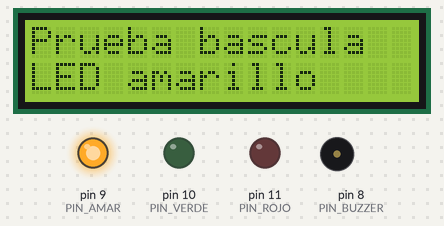
The sketch below on a simulated Arduino Uno, built with avr-gcc and run on an emulated ATmega328P. Parts: 16×2 character LCD, output pins drawn as LEDs (lit = HIGH), buzzer (waves = sounding, pin HIGH).

Above: at 0.2 s.
At 0.9 s:
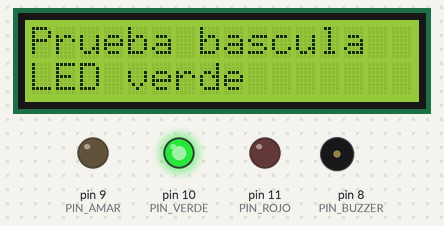
At 1.6 s:
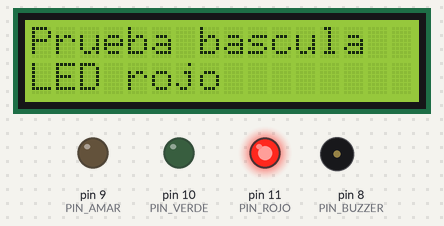
At 2.5 s:
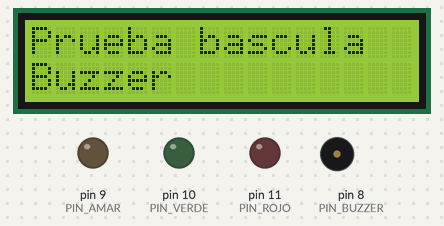
Timing chart, 0 to 40.0 s (numbered marks = the images above):
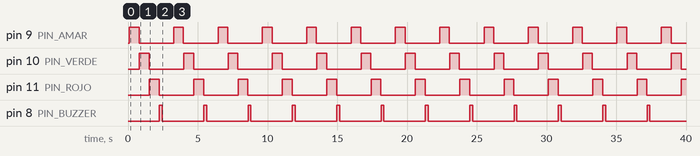

Measured:
- by itself, pin 9 (PIN_AMAR), pin 10 (PIN_VERDE), pin 11 (PIN_ROJO): alternates HIGH for 0.70 s and LOW for 2.5 s
- by itself, pin 8 (PIN_BUZZER): alternates HIGH for 0.20 s and LOW for 3.0 s
- by itself, everything shown: repeats every 3.2 s, in 5 steps
- what the display in image 1 shows lasts 0.7 s, from 0.8 s to 1.5 s

The sketch:

prueba_salidas.ino
```cpp
/*
 * PRUEBA DE SALIDAS · Báscula de arrobas (Sensórica, USCO 2026-2)
 * Prueba la pantalla LCD, los tres LEDs y el buzzer, sin necesitar la celda.
 *   LCD I2C: SDA -> A4, SCL -> A5
 *   LED amarillo -> D9, verde -> D10, rojo -> D11 (cada uno con 220 ohmios)
 *   Buzzer activo -> D8
 * Si la LCD prende pero no muestra letras: girar el tornillito azul de atrás.
 * Si no muestra nada: cambiar 0x27 por 0x3F y volver a subir.
 */
#include <Wire.h>
#include <LiquidCrystal_I2C.h>

const uint8_t PIN_BUZZER = 8;
const uint8_t PIN_AMAR   = 9;
const uint8_t PIN_VERDE  = 10;
const uint8_t PIN_ROJO   = 11;

LiquidCrystal_I2C lcd(0x27, 16, 2);

void prender(uint8_t pin, const char* nombre) {
  lcd.setCursor(0, 1);
  lcd.print(nombre);
  lcd.print("            ");
  digitalWrite(pin, HIGH);
  delay(700);
  digitalWrite(pin, LOW);
}

void setup() {
  pinMode(PIN_BUZZER, OUTPUT);
  pinMode(PIN_AMAR, OUTPUT);
  pinMode(PIN_VERDE, OUTPUT);
  pinMode(PIN_ROJO, OUTPUT);
  lcd.init();
  lcd.backlight();
  lcd.setCursor(0, 0);
  lcd.print("Prueba bascula");
}

void loop() {
  prender(PIN_AMAR,  "LED amarillo");
  prender(PIN_VERDE, "LED verde");
  prender(PIN_ROJO,  "LED rojo");
  lcd.setCursor(0, 1);
  lcd.print("Buzzer          ");
  digitalWrite(PIN_BUZZER, HIGH);
  delay(200);
  digitalWrite(PIN_BUZZER, LOW);
  delay(800);
}
```
